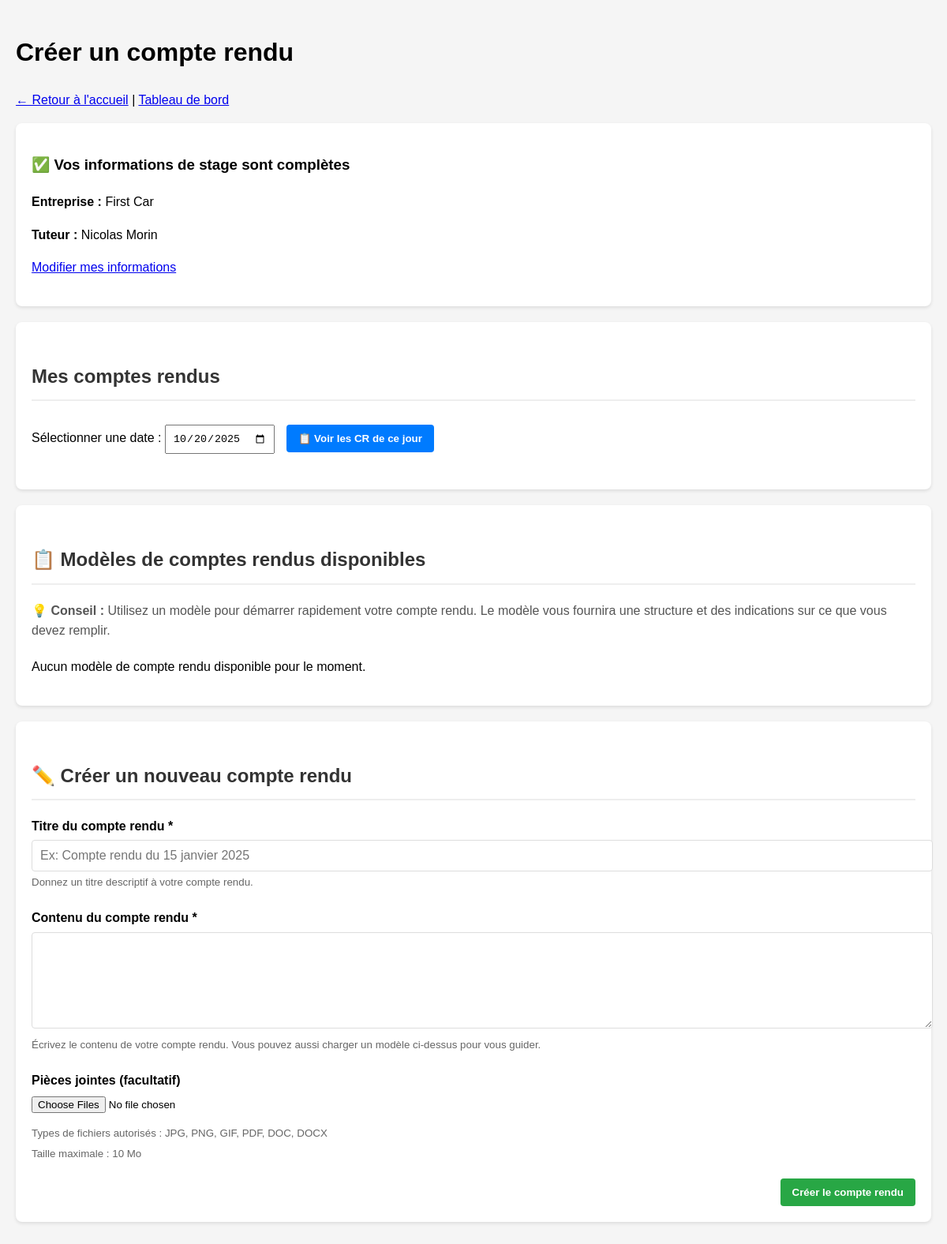
Before: /editer_cr.php (signed in) with the older database file.
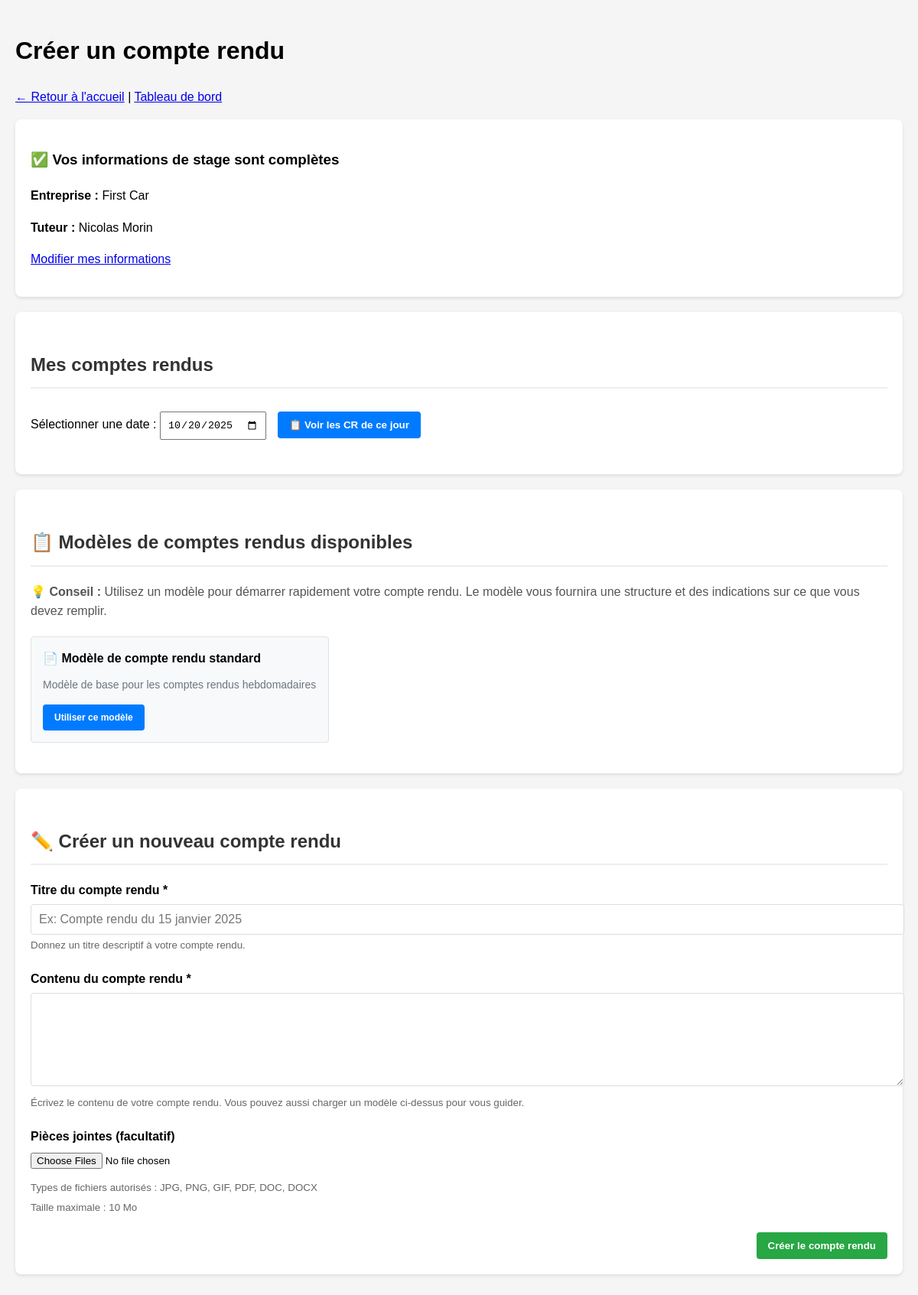
After: the same page with the newer database file.
### tables this page shows
CREATE TABLE IF NOT EXISTS `modeles_cr` (
  `id` int NOT NULL AUTO_INCREMENT,
  `titre` varchar(255) NOT NULL,
  `description` text,
  `contenu_html` LONGTEXT,
  `professeur_id` int NOT NULL,
  `date_creation` datetime DEFAULT CURRENT_TIMESTAMP,
  `actif` tinyint(1) DEFAULT '1',
  PRIMARY KEY (`id`),
  KEY `professeur_id` (`professeur_id`)
);

### editer_cr.php (the view, shortened to what the changed rows need)
<?php
include '_conf.php';
$bdd = mysqli_connect($serveurBDD, $userBDD, $mdpBDD, $nomBDD);
$user_id = $_SESSION['Sid'];
$show_cr_form = false;
$stage_query = "SELECT s.*, t.nom as tuteur_nom, t.prenom as tuteur_prenom, t.tel as tuteur_tel, t.email as tuteur_email
                FROM utilisateur u
                LEFT JOIN stage s ON u.num_stage = s.num
                LEFT JOIN tuteur t ON s.num_tuteur = t.num
                WHERE u.num = $user_id";
$stage_result = mysqli_query($bdd, $stage_query);
$stage_info = mysqli_fetch_assoc($stage_result);
if ($stage_info &&
    !empty($stage_info['nom']) &&
    !empty($stage_info['adresse']) &&
    !empty($stage_info['CP']) &&
    !empty($stage_info['ville']) &&
    !empty($stage_info['tel']) &&
    !empty($stage_info['libelleStage']) &&
    !empty($stage_info['email']) &&
    !empty($stage_info['tuteur_nom']) &&
    !empty($stage_info['tuteur_prenom']) &&
    !empty($stage_info['tuteur_tel']) &&
    !empty($stage_info['tuteur_email'])) {
    $show_cr_form = true;
}
$modeles_query = "SELECT * FROM modeles_cr WHERE actif = 1 ORDER BY date_creation DESC";
$modeles_result = mysqli_query($bdd, $modeles_query);
?>
<!DOCTYPE html>
<html lang="fr">
<head>
</head>
<body>
    <div class="container">
        <h1>Créer un compte rendu</h1>
        <?php if (!$show_cr_form): ?>
            <div class="alert alert-warning">
                <h3>⚠️ Informations manquantes</h3>
                <p>Avant de créer un compte rendu, vous devez compléter vos informations de stage et de tuteur.</p>
                <p>Champs manquants :</p>
                <ul>
                    <?php if (!$stage_info || empty($stage_info['nom'])) echo "<li>Nom de l'entreprise</li>"; ?>
                    <?php if (!$stage_info || empty($stage_info['adresse'])) echo "<li>Adresse du stage</li>"; ?>
                    <?php if (!$stage_info || empty($stage_info['CP'])) echo "<li>Code postal</li>"; ?>
                    <?php if (!$stage_info || empty($stage_info['ville'])) echo "<li>Ville</li>"; ?>
                    <?php if (!$stage_info || empty($stage_info['tel'])) echo "<li>Téléphone de l'entreprise</li>"; ?>
                    <?php if (!$stage_info || empty($stage_info['libelleStage'])) echo "<li>Libellé du stage</li>"; ?>
                    <?php if (!$stage_info || empty($stage_info['email'])) echo "<li>Email de l'entreprise</li>"; ?>
                    <?php if (!$stage_info || empty($stage_info['tuteur_nom'])) echo "<li>Nom du tuteur</li>"; ?>
                    <?php if (!$stage_info || empty($stage_info['tuteur_prenom'])) echo "<li>Prénom du tuteur</li>"; ?>
                    <?php if (!$stage_info || empty($stage_info['tuteur_tel'])) echo "<li>Téléphone du tuteur</li>"; ?>
                    <?php if (!$stage_info || empty($stage_info['tuteur_email'])) echo "<li>Email du tuteur</li>"; ?>
                </ul>
                <p><a href="mon_stage.php" class="btn">
                    ➜ Remplir mes informations de stage
                </a></p>
            </div>
        <?php else: ?>
            <div class="card">
                <h2>Mes comptes rendus</h2>
            </div>
            <div class="card">
                <h2>📋 Modèles de comptes rendus disponibles</h2>
                <p style="margin-bottom: 20px; color: #555;">
                    <strong>💡 Conseil :</strong> Utilisez un modèle pour démarrer rapidement votre compte rendu.
                    Le modèle vous fournira une structure et des indications sur ce que vous devez remplir.
                </p>
                <?php if (mysqli_num_rows($modeles_result) > 0): ?>
                    <div class="modele-list">
                        <?php while ($modele = mysqli_fetch_assoc($modeles_result)): ?>
                            <div class="modele-card" onclick="chargerModele(<?php echo $modele['id']; ?>)">
                                <div class="modele-title">📄 <?php echo htmlspecialchars($modele['titre']); ?></div>
                                <div class="modele-description"><?php echo htmlspecialchars($modele['description']); ?></div>
                                <button class="btn" style="font-size: 12px;">Utiliser ce modèle</button>
                            </div>
                        <?php endwhile; ?>
                    </div>
                <?php else: ?>
                    <p>Aucun modèle de compte rendu disponible pour le moment.</p>
                <?php endif; ?>
            </div>
            <div class="card">
                <h2>✏️ Créer un nouveau compte rendu</h2>
            </div>
        <?php endif; ?>
    </div>
</body>
</html>

Changed rows visible on the page:
added modeles_cr: titre "Modèle de compte rendu standard", description "Modèle de base pour les comptes rendus hebdomadaires"
Other visible differences:
text no longer shown: "Aucun modèle de compte rendu disponible pour le moment."
